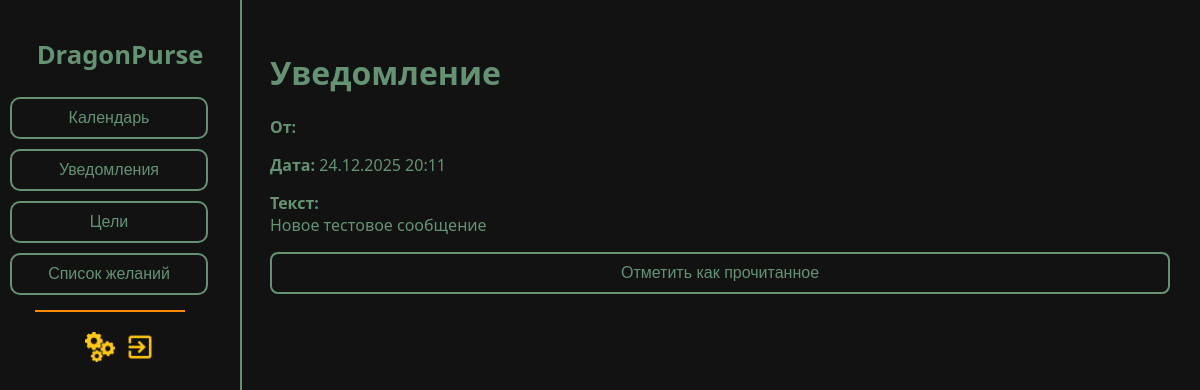
The page /notifications/40/ on the database as committed earlier.
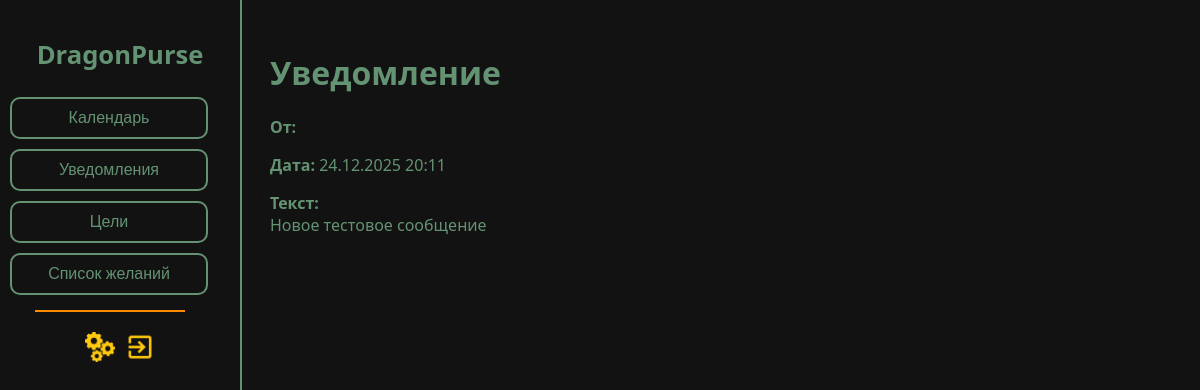
The same page on the database as committed later.
### accounts/views.py (the view, shortened to what this page needs)
# urls.py: path('notifications/<int:pk>/', NotificationDetailView.as_view(), name='notification_detail'),
class NotificationDetailView(View):
    def get(self, request, pk):
        notification = get_object_or_404(Notification, pk=pk)
        has_unread = get_unread_notifications_flag(request.user)
        if notification.notification_type == "access":
            invite = get_object_or_404(
                SharedAccessInvite,
                receiver=request.user,
                status='pending'
            )
            form = SharedAccountForm(initial={'email': invite.sender.email})
            return render(
                request,
                "accounts/notification_detail.html",
                {
                    "notification": notification,
                    "form": form,
                    "invite": invite,
                    "has_unread": has_unread
                }
            )
        else:
            return render(
                request,
                "accounts/notification_detail.html",
                {
                    "notification": notification,
                    "has_unread": has_unread
                }
            )

### accounts/views.py (called while the page is built)
def get_unread_notifications_flag(user):
    if not user.is_authenticated:
        return False
    return Notification.objects.filter(user=user, is_read=False).exists()

### accounts/templates/accounts/notification_detail.html (shortened to what this page needs)
{% extends "accounts/base.html" %}
{% load static %}
{% block head %}<link rel="stylesheet" href="{% static 'accounts/css/dashboard.css' %}">
<link rel="stylesheet" href="{% static 'accounts/css/theme.css' %}">{% endblock %}
{% block content %}
<div class="sidebar">
        <h1><a href="{% url 'dashboard' %}">DragonPurse</a></h1>
        <a href="{% url 'transaction_list' %}"><button>Календарь</button></a>
        <a href="{% url 'notifications_inbox' %}" style="position: relative; display: inline-block;">
            <button>Уведомления</button>
    </a>
        <a href="{% url 'goals_list' %}"><button>Цели</button></a>
        <a href="{% url 'wishlist_list' %}"><button>Список желаний</button></a>
        <div class="line"></div>
        <div style="display: flex; margin: 5px;">
        <a href="{% url 'settings' %}" style="display: flex; margin: 5px;"><img src="{% static 'accounts/img/settings_photo.png' %}" width="30" height="30" alt="настройки"></a>
        <a href="{% url 'logout' %}" style="display: flex; margin: 5px;"><img src="{% static 'accounts/img/exit_photo.png' %}" width="30" height="30" alt="выход"></a>
        </div>
    </div>
<main>
<h1>Уведомление</h1>
<p><strong>От:</strong> {{ invite.sender.email }}</p>
<p><strong>Дата:</strong> {{ notification.created_at|date:"d.m.Y H:i" }}</p>
<p><strong>Текст:</strong><br>{{ notification.message }}</p>
{% if not notification.is_read %}
<form method="post" action="{% url 'is_read' notification.id %}">
    <button type="submit">Отметить как прочитанное</button>
</form>
{% endif %}
</main>
{% endblock %}

Rows that differ between the two databases and show on the page:
changed Notification "Новое тестовое сообщение": is_read False → True (drawn)
Other text that changed with them:
text no longer shown: "Отметить как прочитанное"
